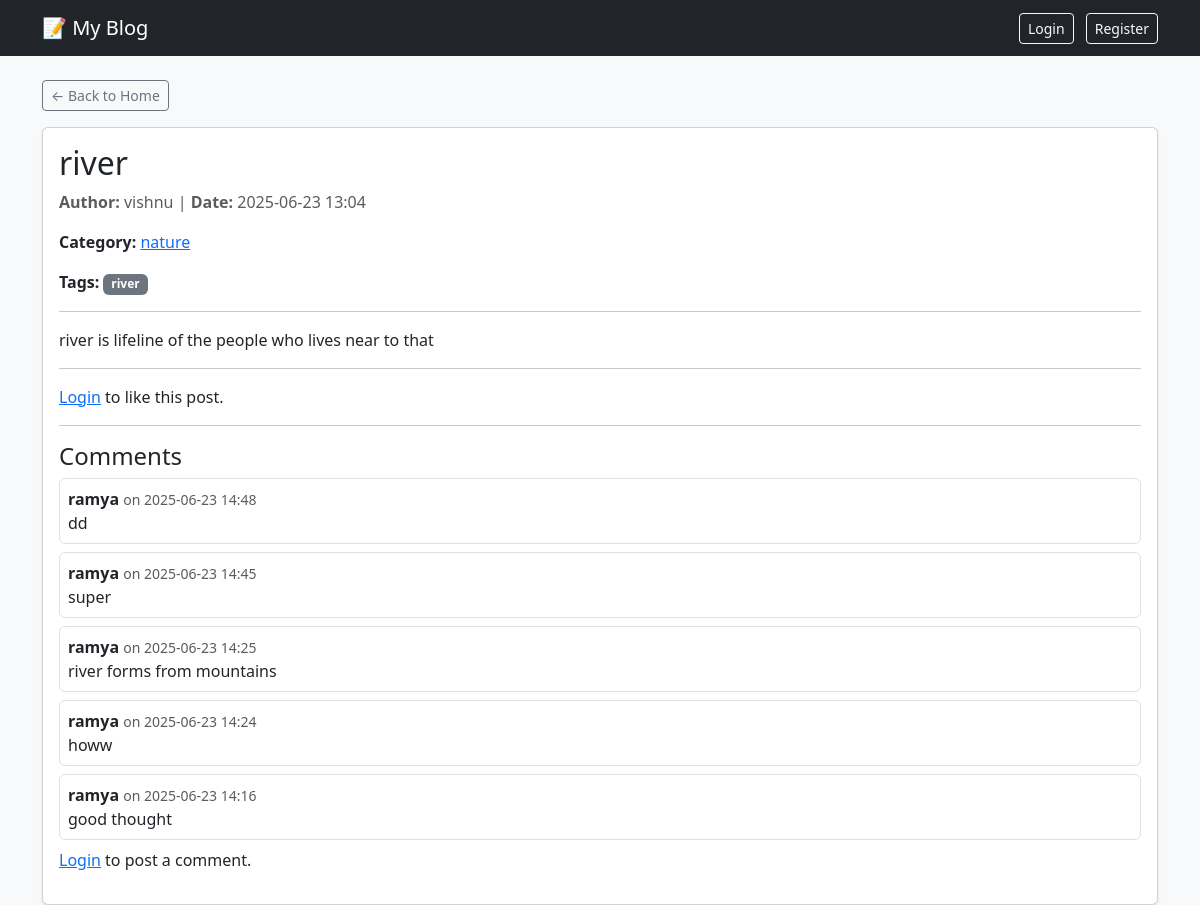
Screenshot of /post/3/ with the database file from the repository.
### blog/models.py (models this page shows, shortened)
class BlogPost(models.Model):
    title = models.CharField(max_length=200)
    content = models.TextField()
    author = models.ForeignKey(User, on_delete=models.CASCADE)
    image = models.ImageField(upload_to='post_images/', blank=True, null=True)
    category = models.ForeignKey(Category, on_delete=models.SET_NULL, null=True, blank=True)
    tags = models.ManyToManyField(Tag, blank=True)
    likes = models.ManyToManyField(User, related_name='liked_posts', blank=True)
    created_at = models.DateTimeField(auto_now_add=True)

class Category(models.Model):
    name = models.CharField(max_length=50, unique=True)

class Tag(models.Model):
    name = models.CharField(max_length=30, unique=True)

class Comment(models.Model):
    post = models.ForeignKey('BlogPost', on_delete=models.CASCADE, related_name='comments')
    author = models.ForeignKey(User, on_delete=models.CASCADE)
    content = models.TextField()
    created_at = models.DateTimeField(auto_now_add=True)

### blog/views.py (the view)
# urls.py: path('post/<int:post_id>/', views.post_detail, name='post_detail'),
def post_detail(request, post_id):
    post = get_object_or_404(BlogPost, id=post_id)
    comments = post.comments.all().order_by('-created_at')
    if request.method == 'POST':
        form = CommentForm(request.POST)
        if form.is_valid():
            comment = form.save(commit=False)
            comment.post = post
            comment.author = request.user
            comment.save()
            if post.author.email:
                send_mail(
                    subject=f"💬 New comment on your post: {post.title}",
                    message=f"{request.user.username} commented:\n\n{comment.content}",
                    from_email=None,
                    recipient_list=[post.author.email],
                    fail_silently=True,
                )
            return redirect('post_detail', post_id=post.id)
    else:
        form = CommentForm()
    return render(request, 'blog/post_detail.html', {'post': post, 'comments': comments, 'form': form})

### blog/templates/blog/post_detail.html (shortened to what this page needs)
{% extends 'blog/base.html' %}
{% block content %}
  <a href="/" class="btn btn-sm btn-outline-secondary mb-3">← Back to Home</a>
  <div class="card shadow-sm">
    <div class="card-body">
      <h2 class="card-title">{{ post.title }}</h2>
      <p class="text-muted">
        <strong>Author:</strong> {{ post.author.username }} |
        <strong>Date:</strong> {{ post.created_at|date:"Y-m-d H:i" }}
      </p>
     <p>
  <strong>Category:</strong>
  {% if post.category %}
    <a href="{% url 'posts_by_category' post.category.name %}">{{ post.category.name }}</a>
  {% else %}
    <em>No category</em>
  {% endif %}
</p>
<p>
  <strong>Tags:</strong>
  {% if post.tags.all %}
    {% for tag in post.tags.all %}
      <a href="{% url 'posts_by_tag' tag.name %}" class="badge bg-secondary text-decoration-none">{{ tag.name }}</a>
    {% endfor %}
  {% else %}
    <em>No tags</em>
  {% endif %}
</p>
      <hr>
      <p class="card-text">{{ post.content }}</p>
      <hr>
      {% if user.is_authenticated %}
        <form method="post" action="{% url 'toggle_like' post.id %}">
          {% csrf_token %}
          {% if user in post.likes.all %}
            <button type="submit" class="btn btn-outline-danger btn-sm">❤️ Unlike</button>
          {% else %}
            <button type="submit" class="btn btn-outline-primary btn-sm">🤍 Like</button>
          {% endif %}
          <span class="ms-2">{{ post.total_likes }} like{{ post.total_likes|pluralize }}</span>
        </form>
      {% else %}
        <p><a href="{% url 'login' %}">Login</a> to like this post.</p>
      {% endif %}
      <hr>
      <h4>Comments</h4>
      {% for comment in comments %}
        <div class="border rounded p-2 mb-2">
          <strong>{{ comment.author.username }}</strong>
          <small class="text-muted">on {{ comment.created_at|date:"Y-m-d H:i" }}</small>
          <p class="mb-0">{{ comment.content }}</p>
        </div>
      {% empty %}
        <p>No comments yet.</p>
      {% endfor %}
      {% if user.is_authenticated %}
        <hr>
        <h5>Add a Comment:</h5>
        <form method="post">
          {% csrf_token %}
          {{ form.as_p }}
          <button type="submit" class="btn btn-primary btn-sm">Post Comment</button>
        </form>
      {% else %}
        <p><a href="{% url 'login' %}">Login</a> to post a comment.</p>
      {% endif %}
    </div>
  </div>
{% endblock %}

### rows the page displays
BlogPost: title "river", author.username "vishnu", created_at "2025-06-23 13:04", category.name "nature", content "river is lifeline of the people who lives near to that"
Tag: name "river"
Comment: author.username "ramya", created_at "2025-06-23 14:48", content "dd"
Comment: author.username "ramya", created_at "2025-06-23 14:45", content "super"
Comment: author.username "ramya", created_at "2025-06-23 14:25", content "river forms from mountains"
Comment: author.username "ramya", created_at "2025-06-23 14:24", content "howw"
Comment: author.username "ramya", created_at "2025-06-23 14:16", content "good thought"
